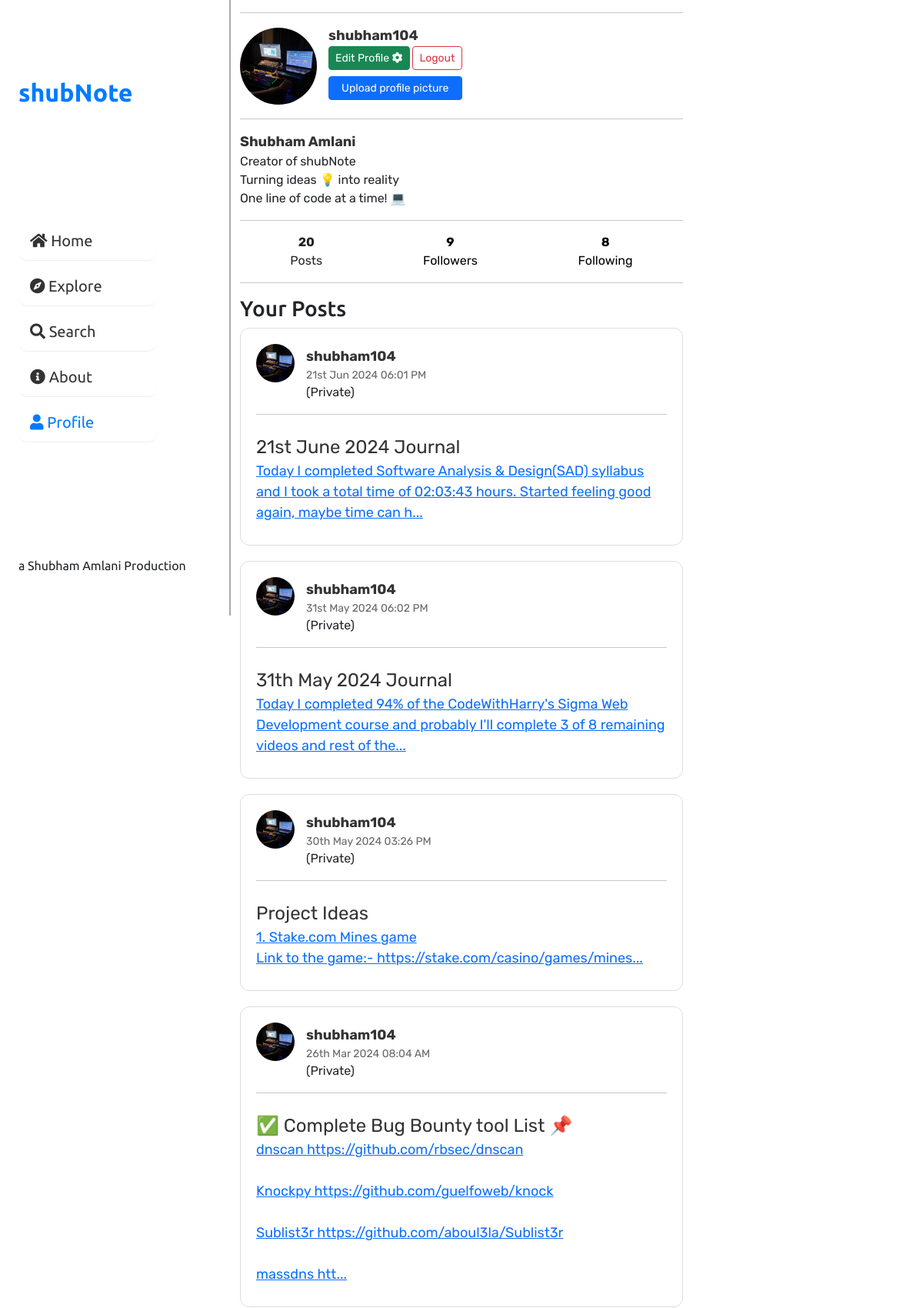
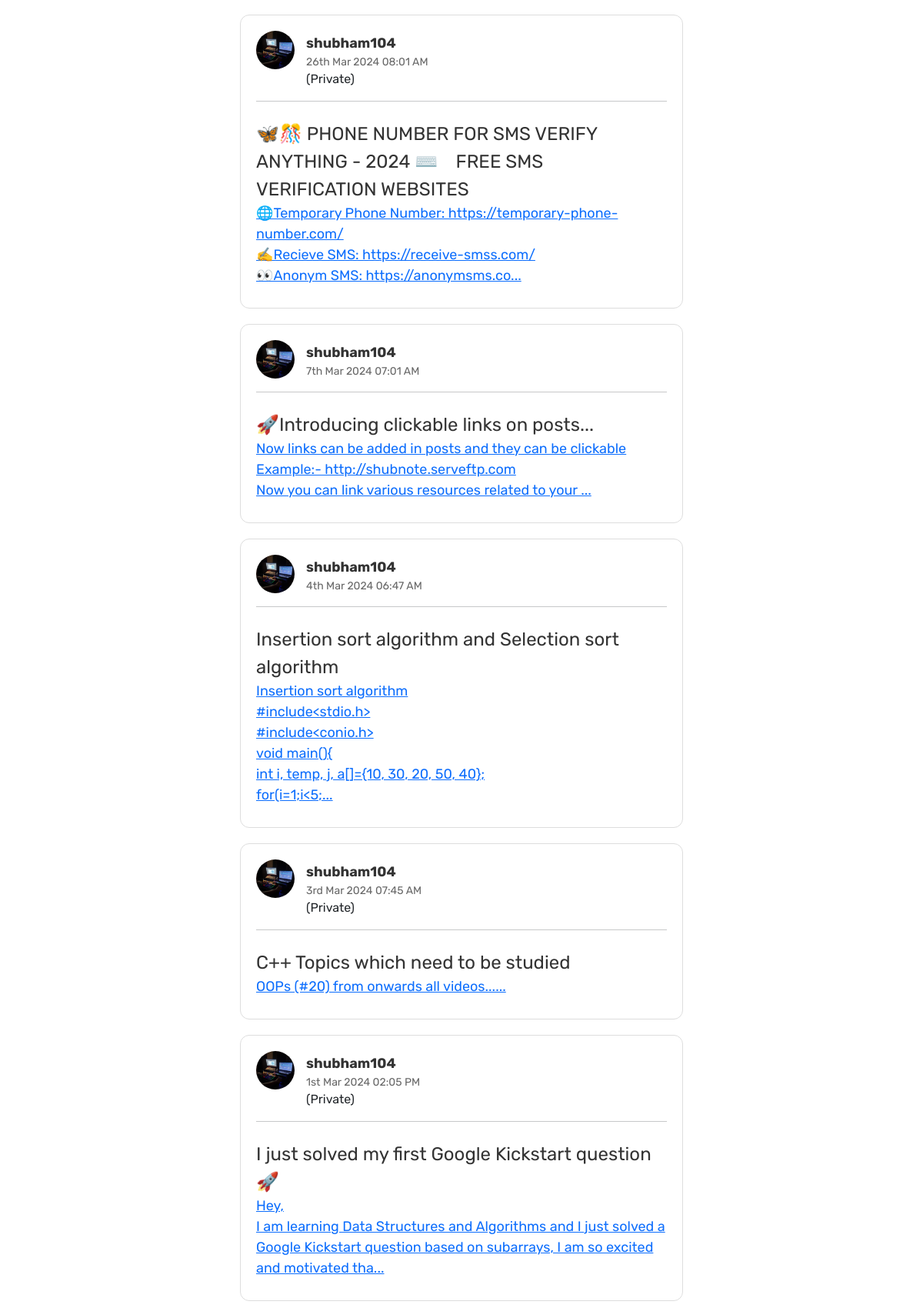
The page /myaccount.php (signed in, upper part) on the database its author committed (2 pictures, top to bottom).
### tables this page shows
CREATE TABLE `users` (
  `user_id` int(11) NOT NULL,
  `username` varchar(255) NOT NULL,
  `user_email` varchar(255) NOT NULL,
  `user_pass` varchar(255) NOT NULL,
  `timestamp` timestamp NOT NULL DEFAULT current_timestamp(),
  `verification_code` bigint(6) NOT NULL DEFAULT 0,
  `is_verified` int(1) NOT NULL DEFAULT 0,
  `user_bio` text NOT NULL,
  `image_path` varchar(255) NOT NULL,
  `full_name` varchar(255) NOT NULL
);

CREATE TABLE `posts` (
  `post_id` int(11) NOT NULL,
  `post_user_id` int(11) NOT NULL,
  `post_title` varchar(500) NOT NULL,
  `post_description` text NOT NULL,
  `is_private` int(11) NOT NULL,
  `created` timestamp NOT NULL DEFAULT current_timestamp(),
  `is_edited` int(1) NOT NULL DEFAULT 0,
  `enc_key` varbinary(256) NOT NULL,
  `enc_iv` varbinary(256) NOT NULL
);

### partials/_dbconnect.php (called while the page is built, shortened)
<?php
$username = 'root';
?>

### partials/_functions.php (the view, shortened to what this page needs)
<?php
function displayUserProfileImage($user_id) {
    include 'partials/_dbconnect.php';
    $sql = "SELECT `image_path` FROM `users` WHERE `user_id` = ?";
    $stmt = $conn->prepare($sql);
    $stmt->bind_param("i", $user_id);
    $stmt->execute();
    $stmt->bind_result($image_path);
    if ($image_path) {
        return '<img src="'.$image_path.'" alt="Profile Image" class="user-profile-image" />';
    }
    else{
        return '<img src="images/user-default.png" alt="Profile Image" class="user-profile-image d-inline" />';
    }
}
function displayUserImage($user_id) {
    include 'partials/_dbconnect.php';
    $sql = "SELECT `image_path` FROM `users` WHERE `user_id` = ?";
    $stmt = $conn->prepare($sql);
    $stmt->bind_param("i", $user_id);
    $stmt->execute();
    $stmt->bind_result($image_path);
    if ($image_path) {
        return '<img src="'.$image_path.'" alt="Profile Image" class="user-image" />';
    }
    else{
        return '<img src="images/user-default.png" alt="Profile Image" class="user-image d-inline" />';
    }
}
function numFollowers($user_id){
    include 'partials/_dbconnect.php';
    $sql = 'SELECT * FROM `followers` WHERE `followed_user_id`=?';
    $stmt = $conn->prepare($sql);
    $stmt->bind_param("i", $user_id);
    $stmt->execute();
    $result = $stmt->get_result();
    return $result->num_rows;
}
function numFollowing($user_id){
    include 'partials/_dbconnect.php';
    $sql = 'SELECT * FROM `followers` WHERE `follower_user_id`=?';
    $stmt = $conn->prepare($sql);
    $stmt->bind_param("i", $user_id);
    $stmt->execute();
    $result = $stmt->get_result();
    return $result->num_rows;
}
function numPosts($user_id){
    include 'partials/_dbconnect.php';
    $sql = 'SELECT * FROM `posts` WHERE `post_user_id`=?';
    $stmt = $conn->prepare($sql);
    $stmt->bind_param("i", $user_id);
    $stmt->execute();
    $result = $stmt->get_result();
    return $result->num_rows;
}
function printPost($post_id, $user_id, $username, $time, $post_title, $post_description,  $is_private=0){
    $img = displayUserImage($user_id);
    $post_description = substr($post_description, 0, 150) . "...";
    echo '<div class="post d-flex flex-column">
    <div class="upper-post d-flex ">'.$img.'<div class="upper-post-right d-flex flex-column">
    <a class="nav-link m-0 p-0" href="profile.php?profileid='.$user_id.'"><span class="username">'.$username.'</span></a>
            <span class="post-date">'.$time.'</span>';
            if($is_private == 1){
                echo '<span class="private-post-indicator rounded">(Private)</span>';
            }
echo    '</div>
    </div>
    <hr>
    <div class="lower-post my-2">
        <div class="lower-post-up d-flex flex-column">
            <span class="post-title">'.$post_title.'</span>
            <a href="post.php?postid='.$post_id.'"><span class="post-description">'.nl2br($post_description).'</span></a>
        </div>
    </div>
</div>';
}
?>

### myaccount.php (shortened to what this page needs)
<?php
include 'partials/_sessionVars.php';
include 'partials/_dbconnect.php';
include 'partials/_functions.php';
?>
<!DOCTYPE html>
<html lang="en">
<head>
    <?php include 'partials/_styles.php'?>
    <link rel="stylesheet" href="https://cdnjs.cloudflare.com/ajax/libs/font-awesome/5.15.4/css/all.min.css" />
</head>
<body class="d-flex align-items-center justify-content-center">
    <?php include 'partials/_sidebar.php'; ?>
    <main class="main mx-0 container-md">
        <div class="height mx-auto w-100">
            <div class="user-account">
                <hr>
                <div class="part-1 d-flex align-items-center">
                    <?php
                    echo displayUserProfileImage($_SESSION['user_id']);
                    ?>
                    <div class="part1-2 d-flex flex-column ">
                        <span class="username"><?php echo $_SESSION['username'] ?></span>
                        <div class="btns">
                            <a href="editProfile.php"><button class="btn btn-success btn-sm ">Edit
                                    Profile <i class="fas fa-cog"></i></button></a>
                            <a href="partials/_logout.php"><button
                                    class="btn btn-outline-danger btn-sm ">Logout</i></button></a>
                        </div>
                        <button type="button" class="btn btn-primary btn-sm my-2" data-bs-toggle="modal"
                            data-bs-target="#exampleModal">
                            Upload profile picture
                        </button>
                    </div>
                </div>
                <hr>
                <div class="part-2 d-flex flex-column ">
                    <span class="username"><?php echo $_SESSION['full_name'] ?></span>
                    <p class="bio"><?php if(!empty($_SESSION['user_bio'])){
                        echo nl2br($_SESSION['user_bio']);
                    }
                    else{
                        echo "Click on edit profile to add your <span class='highlight'>bio</span> and <span class='highlight'>name</span>";
                    }?>
                    </p>
                </div>
                <hr class="mt-0">
                <div class="part-3 d-flex justify-content-around">
                    <div class="posts d-flex flex-column align-items-center ">
                        <b><?php echo numPosts($_SESSION['user_id']) ?></b>
                        <span>Posts</span>
                    </div>
                    <a href="followers.php?profileid=<?php echo $_SESSION['user_id']?>" class="td-none">
                        <div class="followers d-flex flex-column align-items-center ">
                            <b><?php echo numFollowers($_SESSION['user_id']) ?></b>
                            <span>Followers</span>
                        </div>
                    </a>
                    <a href="following.php" class="td-none">
                        <div class="following d-flex flex-column align-items-center ">
                            <b><?php echo numFollowing($_SESSION['user_id']) ?></b>
                            <span>Following</span>
                        </div>
                    </a>
                </div>
                <hr>
            </div>
            <div class="container user-posts px-0">
                <h3>Your Posts</h3>
                <?php
                $sql = 'SELECT * FROM `posts` WHERE `post_user_id`=? ORDER BY `created` DESC';
                $stmt = $conn->prepare($sql);
                $stmt->bind_param('i', $user_id);
                $stmt->execute();
                $result = $stmt->get_result();
                $num_posts = $result->num_rows;
                if($num_posts > 0){
                    while($row = $result->fetch_assoc()){
                        $timestamp = strtotime($row['created']);
                        $formattedDate = date("jS M Y h:i A", $timestamp);
                        if(empty($row['enc_key'])){
                            $post_title = $row['post_title'];
                            $post_description = $row['post_description'];
                        }
                        else{
                            $post_title = openssl_decrypt($row['post_title'], 'aes-256-cbc', $row['enc_key'], 0, $row['enc_iv']);
                            $post_description = openssl_decrypt($row['post_description'], 'aes-256-cbc', $row['enc_key'], 0, $row['enc_iv']);
                        }
                        printPost($row['post_id'], $user_id, $user_name, $formattedDate, $post_title, $post_description, $row['is_private']);
                    }
                }
                ?>
            </div>
        </div>
    </main>
</body>
</html>

### css/_closedTemplate.css (style rules this page uses)
.post { background-color: #fff; border-radius: 12px; padding: 20px; border: 1px solid #ddd; margin-bottom: 20px; font-family: "Rubik", sans-serif; transition: transform 0.3s ease; }
.username { font-weight: bold; color: #333; font-size: 18px; }
.post-date { color: #666; font-size: 14px; }
.post-title { font-size: 24px; color: #333; }
.post-description { font-size: 18px; line-height: 1.5; }
.user-image { width: 50px; height: 50px; border-radius: 50%; margin-right: 15px; object-fit: cover; }
.user-account { background-color: #fff; border: none; margin-bottom: 5px; font-family: "Rubik", sans-serif; transition: transform 0.3s ease; }
.user-profile-image { width: 100px; height: 100px; border-radius: 50%; margin-right: 15px; object-fit: cover; }

### css/_utils.css (style rules this page uses)
html { position: relative; }
.height { min-height: 82vh; }
.td-none { text-decoration: none; color: black; }

### css/_navbarStyles.css (style rules this page uses)
body { position: relative; min-height: calc(90vh - 65px); font-family: "Ubuntu", sans-serif; }
.nav-link { color: #333; text-decoration: none; padding: 10px 15px; transition: color 0.3s; font-size: 20px; }

### myaccount.php (style rules this page uses)
body { min-width: 100vw; }
.container-md { width: 50%; }

### rows shown on the page
users: image_path (picture)
posts: users.image_path (picture), created "21st Jun 2024 06:01 PM", is_private "(Private)", post_title "21st June 2024 Journal", post_description "Today I completed Software Analysis & Design(SAD) syllabus and I took a total time of 02:03:43 hours. Started feeling good again, maybe time can h..."
posts: users.image_path (picture), created "31st May 2024 06:02 PM", is_private "(Private)", post_title "31th May 2024 Journal", post_description "Today I completed 94% of the CodeWithHarry's Sigma Web Development course and probably I'll complete 3 of 8 remaining videos and rest of the..."
posts: users.image_path (picture), created "30th May 2024 03:26 PM", is_private "(Private)", post_title "Project Ideas", post_description "1. Stake.com Mines game Link to the game:- https://stake.com/casino/games/mines..."
posts: users.image_path (picture), created "26th Mar 2024 08:04 AM", is_private "(Private)", post_title "✅ Complete Bug Bounty tool List 📌", post_description "dnscan https://github.com/rbsec/dnscan Knockpy https://github.com/guelfoweb/knock Sublist3r https://github.com/aboul3la/Sublist3r massdns htt..."
posts: users.image_path (picture), created "26th Mar 2024 08:01 AM", is_private "(Private)", post_title "🦋🎊 PHONE NUMBER FOR SMS VERIFY ANYTHING - 2024 ⌨️ FREE SMS VERIFICATION WEBSITES", post_description "🌐Temporary Phone Number: https://temporary-phone-number.com/ ✍️Recieve SMS: https://receive-smss.com/ 👀Anonym SMS: https://anonymsms.co..."
posts: users.image_path (picture), created "7th Mar 2024 07:01 AM", post_title "🚀Introducing clickable links on posts...", post_description "Now links can be added in posts and they can be clickable Example:- http://shubnote.serveftp.com Now you can link various resources related to your ..."
posts: users.image_path (picture), created "4th Mar 2024 06:47 AM", post_title "Insertion sort algorithm and Selection sort algorithm", post_description "Insertion sort algorithm #include<stdio.h> #include<conio.h> void main(){ int i, temp, j, a[]={10, 30, 20, 50, 40}; for(i=1;i<5;..."
posts: users.image_path (picture), created "3rd Mar 2024 07:45 AM", is_private "(Private)", post_title "C++ Topics which need to be studied", post_description "OOPs (#20) from onwards all videos......"
posts: users.image_path (picture), created "1st Mar 2024 02:05 PM", is_private "(Private)", post_title "I just solved my first Google Kickstart question 🚀", post_description "Hey, I am learning Data Structures and Algorithms and I just solved a Google Kickstart question based on subarrays, I am so excited and motivated tha..."

### other values the page prints
$_SESSION['username'] "shubham104"
$_SESSION['full_name'] "Shubham Amlani"
$_SESSION['user_bio'] "Creator of shubNote Turning ideas 💡 into reality One line of code at a time! 💻"
numPosts($_SESSION['user_id']) "20"
numFollowers($_SESSION['user_id']) "9"
numFollowing($_SESSION['user_id']) "8"
